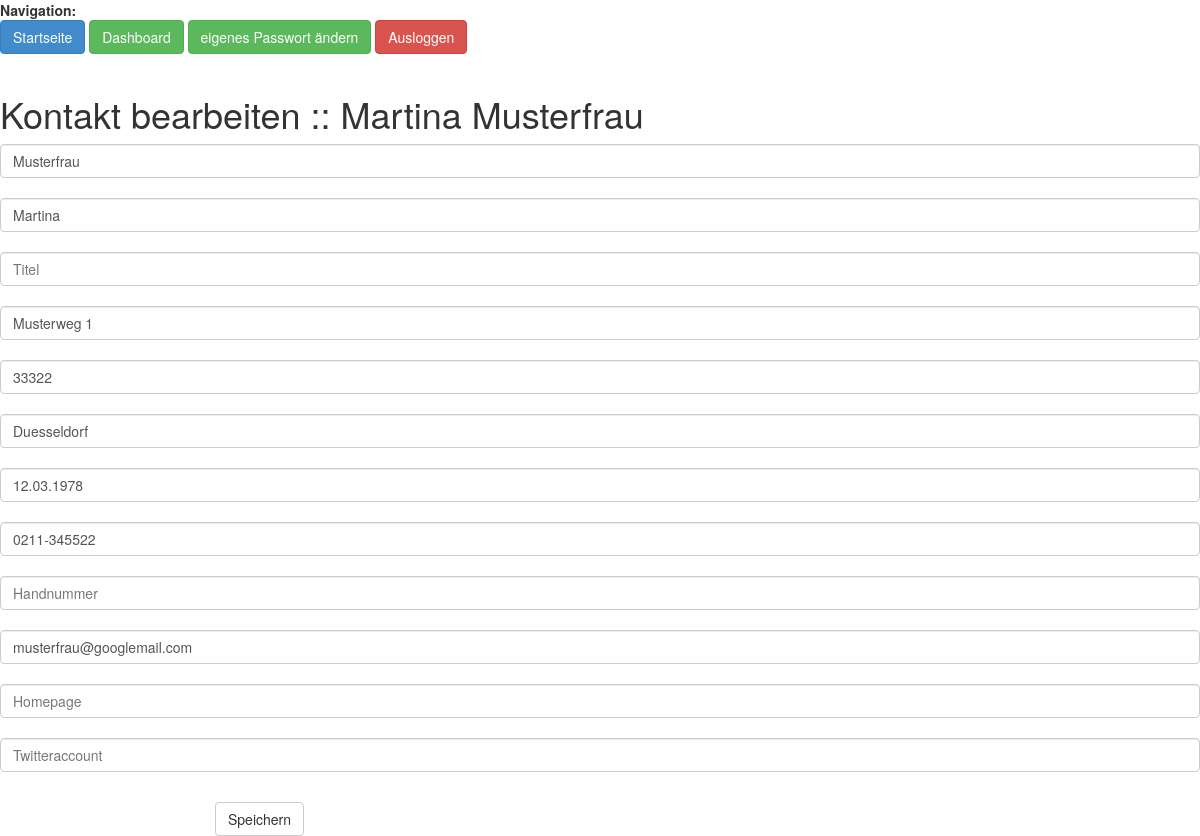
The page /contact/edit/2 (signed in) on the database its author committed.
### models.py (models this page shows, shortened)
class Contact(Base):
    __tablename__ = 'contacts'
    id = Column(Integer, primary_key=True)
    lastname = Column(Text, nullable=False)
    firstname = Column(Text, nullable=False)
    title = Column(Text, nullable=True)
    street = Column(Text, nullable=True)
    zip = Column(Text, nullable=True)
    city = Column(Text, nullable=True)
    birthdate = Column(Text, nullable=True)
    landline = Column(Text, nullable=True)
    mobile_phone = Column(Text, nullable=True)
    email = Column(Text, nullable=True)
    homepage = Column(Text, nullable=True)
    twitter = Column(Text, nullable=True)
    user_id = Column(Integer, ForeignKey('users.id'))
    user = relationship('User', backref = backref('contacts', lazy = 'dynamic'))

### adressbuch_app.py (the view)
@app.route('/contact/edit/<contact_id>', methods=["GET", "POST"])
@login_required
def contact_edit(contact_id):
    contact = Contact.query.filter_by(user_id=current_user.id, id=contact_id).first()
    if not contact:
        flash('Kontakt existiert nicht!')
        return redirect(url_for('contacts'))
    form = NewContactForm(obj=contact)
    if form.validate_on_submit():
        form.populate_obj(contact)
        db_session.add(contact)
        db_session.commit()
        flash('Kontakt erfolgreich aktualisiert!')
        return redirect(url_for('contacts'))
    return render_template('contact_edit.jinja', form=form, contact=contact)

### forms.py
class NewContactForm(Form):
    lastname = TextField('Nachname', validators=[DataRequired()])
    firstname = TextField('Vorname')
    title = TextField('Titel')
    street = TextField('Strasse')
    zip = TextField('PLZ')
    city = TextField('Stadt')
    birthdate = TextField('Geburtsdatum')
    landline = TextField('Telefon (Festnetz)')
    mobile_phone = TextField('Telefon (mobil)')
    email = TextField('E-Mail')
    homepage = TextField('Homepage')
    handy = TextField('Handynummer')
    twitter = TextField('Twitter', validators=[Length(max=15)])

### adressbuch_app.py (called while the page is built)
@login_manager.user_loader
def load_user(user_id):
    return User.query.get(int(user_id))

@app.teardown_appcontext
def shutdown_session(exception=None):
    db_session.remove()

### templates/contact_edit.jinja (shortened to what this page needs)
{% extends 'base2.jinja' %}
{% block content %}
<h1>Kontakt bearbeiten :: {{ contact.firstname }} {{ contact.lastname }}</h1>
<p>
<form method="POST" action="{{ url_for('contact_edit', contact_id=contact.id, next=request.args.get('next')) }}">
    {{ form.lastname (type="text", class_="form-control",  placeholder="Nachname")}}
    <br />
    {{ form.firstname (type="text", class_="form-control", placeholder="Vorname")}}
    <br />
    {{ form.title (type="text", class_="form-control", placeholder="Titel")}}
    <br />
    {{ form.street (type="text", class_="form-control", placeholder="Strasse")}}
    <br />
    {{ form.zip (type="text", class_="form-control", placeholder="Postleitzahl")}}
    <br />
    {{ form.city (type="text", class_="form-control", placeholder="Stadt")}}
    <br />
    {{ form.birthdate (type="text", class_="form-control", placeholder="Geburtstag")}}
    <br />
    {{ form.landline (type="text", class_="form-control", placeholder="Festnetzanschluss")}}
    <br />
    {{ form.mobile_phone (type="text", class_="form-control", placeholder="Handnummer")}}
    <br />
    {{ form.email (type="text", class_="form-control", placeholder="Email")}}
    <br />
    {{ form.homepage (type="text", class_="form-control", placeholder="Homepage")}}
    <br />
    {{ form.twitter (type="text", class_="form-control", placeholder="Twitteraccount")}}
    <br />
        <div class="form-group">
        <div class="col-sm-offset-2 col-sm-10">
            <button type="submit" class="btn btn-default">Speichern</button>
    </div>
</form>
</p>
{% endblock %}

### rows shown on the page
Contact: firstname "Martina", lastname "Musterfrau", street "Musterweg 1", zip "33322", city "Duesseldorf", birthdate "12.03.1978", landline "0211-345522", email "musterfrau@googlemail.com"
